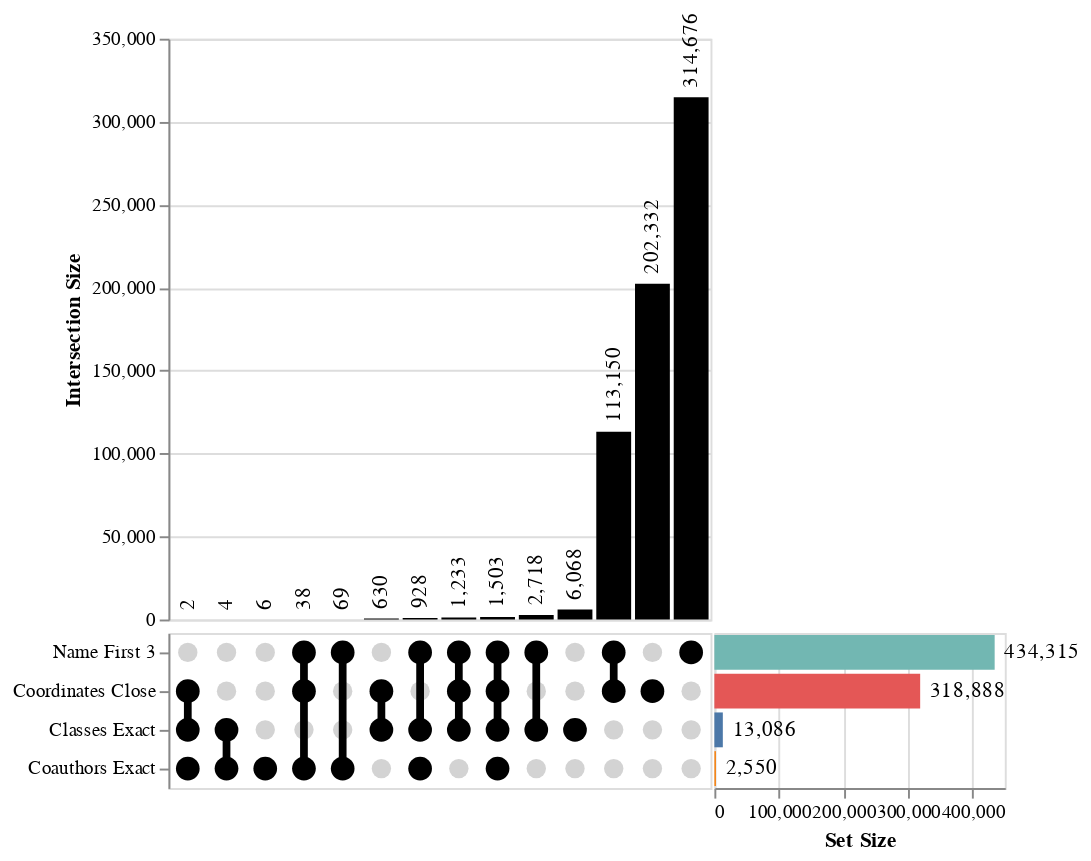

Notebook source saved alongside this figure:
### Markdown cell above
We can also inspect which blocking rules were most to blame for the generated
pairs. If some rules generate a huge amount of comparisons, it might be worth
trying to make them more restrictive so we get better performance. Or, if some
blocking rules aren't generating any comparisons, that might be an indication
that we have a bug in there somewhere.

### Code cell
from mismo.block import upset_plot  # noqa: E402

upset_plot(blocked)

### Figure 1 — Vega-Lite specification as saved in the notebook (floating-point values rounded to 4 significant figures)
{"config": {"view": {"continuousWidth": 300, "continuousHeight": 300}}, "vconcat": [{"layer": [{"mark": {"type": "bar", "color": "black"}, "encoding": {"x": {"axis": null, "field": "intersection_id", "sort": {"field": "intersection_size"}, "type": "ordinal"}, "y": {"field": "intersection_size", "title": "Intersection Size", "type": "quantitative"}}, "transform": [{"filter": "(datum.set === 'Name First 3')"}]}, {"mark": {"type": "text", "align": "left", "angle": 270, "dx": 5}, "encoding": {"text": {"field": "intersection_size", "format": ",", "type": "quantitative"}, "x": {"axis": null, "field": "intersection_id", "sort": {"field": "intersection_size"}, "type": "ordinal"}, "y": {"field": "intersection_size", "title": "Intersection Size", "type": "quantitative"}}, "transform": [{"filter": "(datum.set === 'Name First 3')"}]}]}, {"hconcat": [{"layer": [{"mark": {"type": "circle", "color": "lightgray", "opacity": 1, "size": 100}, "encoding": {"x": {"axis": null, "field": "intersection_id", "sort": {"field": "intersection_size"}, "type": "ordinal"}, "y": {"axis": {"title": ""}, "field": "set", "sort": ["Name First 3", "Coordinates Close", "Classes Exact", "Coauthors Exact"], "type": "ordinal"}}}, {"mark": {"type": "bar", "color": "black", "size": 4}, "encoding": {"x": {"axis": null, "field": "intersection_id", "sort": {"field": "intersection_size"}, "type": "ordinal"}, "y": {"aggregate": {"argmin": "set_order"}, "field": "set", "scale": {"domain": ["Name First 3", "Coordinates Close", "Classes Exact", "Coauthors Exact"]}, "type": "ordinal"}, "y2": {"aggregate": {"argmax": "set_order"}, "field": "set"}}, "transform": [{"filter": "datum.is_intersect"}]}, {"mark": {"type": "circle", "color": "black", "opacity": 1, "size": 150}, "encoding": {"x": {"axis": null, "field": "intersection_id", "sort": {"field": "intersection_size"}, "type": "ordinal"}, "y": {"axis": {"title": ""}, "field": "set", "sort": ["Name First 3", "Coordinates Close", "Classes Exact", "Coauthors Exact"], "type": "ordinal"}}, "transform": [{"filter": "datum.is_intersect"}]}]}, {"layer": [{"mark": {"type": "bar"}, "encoding": {"color": {"field": "set", "legend": null, "type": "nominal"}, "x": {"aggregate": "sum", "field": "intersection_size", "title": "Set Size", "type": "quantitative"}, "y": {"axis": null, "field": "set", "sort": ["Name First 3", "Coordinates Close", "Classes Exact", "Coauthors Exact"], "type": "ordinal"}}, "transform": [{"filter": "datum.is_intersect"}]}, {"mark": {"type": "text", "align": "left", "dx": 5}, "encoding": {"text": {"aggregate": "sum", "field": "intersection_size", "format": ",", "type": "quantitative"}, "x": {"aggregate": "sum", "field": "intersection_size", "title": "Set Size", "type": "quantitative"}, "y": {"axis": null, "field": "set", "sort": ["Name First 3", "Coordinates Close", "Classes Exact", "Coauthors Exact"], "type": "ordinal"}}, "transform": [{"filter": "datum.is_intersect"}]}], "width": 150}], "spacing": 0}], "data": {"name": "data-046c8db480083657a057f9b0aba0b0b2"}, "spacing": 0, "$schema": "https://vega.github.io/schema/vega-lite/v5.16.3.json", "datasets": {"data-046c8db480083657a057f9b0aba0b0b2": [{"intersection_id": 0, "intersection_size": 69, "intersection_degree": 2, "set": "Name First 3", "is_intersect": true, "set_order": 0}, {"intersection_id": 1, "intersection_size": 113150, "intersection_degree": 2, "set": "Name First 3", "is_intersect": true, "set_order": 0}, {"intersection_id": 2, "intersection_size": 1503, "intersection_degree": 4, "set": "Name First 3", "is_intersect": true, "set_order": 0}, {"intersection_id": 3, "intersection_size": 38, "intersection_degree": 3, "set": "Name First 3", "is_intersect": true, "set_order": 0}, {"intersection_id": 4, "intersection_size": 4, "intersection_degree": 2, "set": "Name First 3", "is_intersect": false, "set_order": 0}, {"intersection_id": 5, "intersection_size": 1233, "intersection_degree": 3, "set": "Name First 3", "is_intersect": true, "set_order": 0}, {"intersection_id": 6, "intersection_size": 928, "intersection_degree": 3, "set": "Name First 3", "is_intersect": true, "set_order": 0}, {"intersection_id": 7, "intersection_size": 6068, "intersection_degree": 1, "set": "Name First 3", "is_intersect": false, "set_order": 0}, {"intersection_id": 8, "intersection_size": 2718, "intersection_degree": 2, "set": "Name First 3", "is_intersect": true, "set_order": 0}, {"intersection_id": 9, "intersection_size": 630, "intersection_degree": 2, "set": "Name First 3", "is_intersect": false, "set_order": 0}, {"intersection_id": 10, "intersection_size": 6, "intersection_degree": 1, "set": "Name First 3", "is_intersect": false, "set_order": 0}, {"intersection_id": 11, "intersection_size": 2, "intersection_degree": 3, "set": "Name First 3", "is_intersect": false, "set_order": 0}, {"intersection_id": 12, "intersection_size": 314676, "intersection_degree": 1, "set": "Name First 3", "is_intersect": true, "set_order": 0}, {"intersection_id": 13, "intersection_size": 202332, "intersection_degree": 1, "set": "Name First 3", "is_intersect": false, "set_order": 0}, {"intersection_id": 0, "intersection_size": 69, "intersection_degree": 2, "set": "Coordinates Close", "is_intersect": false, "set_order": 1}, {"intersection_id": 1, "intersection_size": 113150, "intersection_degree": 2, "set": "Coordinates Close", "is_intersect": true, "set_order": 1}, {"intersection_id": 2, "intersection_size": 1503, "intersection_degree": 4, "set": "Coordinates Close", "is_intersect": true, "set_order": 1}, {"intersection_id": 3, "intersection_size": 38, "intersection_degree": 3, "set": "Coordinates Close", "is_intersect": true, "set_order": 1}, {"intersection_id": 4, "intersection_size": 4, "intersection_degree": 2, "set": "Coordinates Close", "is_intersect": false, "set_order": 1}, {"intersection_id": 5, "intersection_size": 1233, "intersection_degree": 3, "set": "Coordinates Close", "is_intersect": true, "set_order": 1}, {"intersection_id": 6, "intersection_size": 928, "intersection_degree": 3, "set": "Coordinates Close", "is_intersect": false, "set_order": 1}, {"intersection_id": 7, "intersection_size": 6068, "intersection_degree": 1, "set": "Coordinates Close", "is_intersect": false, "set_order": 1}, {"intersection_id": 8, "intersection_size": 2718, "intersection_degree": 2, "set": "Coordinates Close", "is_intersect": false, "set_order": 1}, {"intersection_id": 9, "intersection_size": 630, "intersection_degree": 2, "set": "Coordinates Close", "is_intersect": true, "set_order": 1}, {"intersection_id": 10, "intersection_size": 6, "intersection_degree": 1, "set": "Coordinates Close", "is_intersect": false, "set_order": 1}, {"intersection_id": 11, "intersection_size": 2, "intersection_degree": 3, "set": "Coordinates Close", "is_intersect": true, "set_order": 1}, {"intersection_id": 12, "intersection_size": 314676, "intersection_degree": 1, "set": "Coordinates Close", "is_intersect": false, "set_order": 1}, {"intersection_id": 13, "intersection_size": 202332, "intersection_degree": 1, "set": "Coordinates Close", "is_intersect": true, "set_order": 1}, {"intersection_id": 0, "intersection_size": 69, "intersection_degree": 2, "set": "Coauthors Exact", "is_intersect": true, "set_order": 2}, {"intersection_id": 1, "intersection_size": 113150, "intersection_degree": 2, "set": "Coauthors Exact", "is_intersect": false, "set_order": 2}, {"intersection_id": 2, "intersection_size": 1503, "intersection_degree": 4, "set": "Coauthors Exact", "is_intersect": true, "set_order": 2}, {"intersection_id": 3, "intersection_size": 38, "intersection_degree": 3, "set": "Coauthors Exact", "is_intersect": true, "set_order": 2}, {"intersection_id": 4, "intersection_size": 4, "intersection_degree": 2, "set": "Coauthors Exact", "is_intersect": true, "set_order": 2}, {"intersection_id": 5, "intersection_size": 1233, "intersection_degree": 3, "set": "Coauthors Exact", "is_intersect": false, "set_order": 2}, {"intersection_id": 6, "intersection_size": 928, "intersection_degree": 3, "set": "Coauthors Exact", "is_intersect": true, "set_order": 2}, {"intersection_id": 7, "intersection_size": 6068, "intersection_degree": 1, "set": "Coauthors Exact", "is_intersect": false, "set_order": 2}, {"intersection_id": 8, "intersection_size": 2718, "intersection_degree": 2, "set": "Coauthors Exact", "is_intersect": false, "set_order": 2}, {"intersection_id": 9, "intersection_size": 630, "intersection_degree": 2, "set": "Coauthors Exact", "is_intersect": false, "set_order": 2}, {"intersection_id": 10, "intersection_size": 6, "intersection_degree": 1, "set": "Coauthors Exact", "is_intersect": true, "set_order": 2}, {"intersection_id": 11, "intersection_size": 2, "intersection_degree": 3, "set": "Coauthors Exact", "is_intersect": true, "set_order": 2}, {"intersection_id": 12, "intersection_size": 314676, "intersection_degree": 1, "set": "Coauthors Exact", "is_intersect": false, "set_order": 2}, {"intersection_id": 13, "intersection_size": 202332, "intersection_degree": 1, "set": "Coauthors Exact", "is_intersect": false, "set_order": 2}, {"intersection_id": 0, "intersection_size": 69, "intersection_degree": 2, "set": "Classes Exact", "is_intersect": false, "set_order": 3}, {"intersection_id": 1, "intersection_size": 113150, "intersection_degree": 2, "set": "Classes Exact", "is_intersect": false, "set_order": 3}, {"intersection_id": 2, "intersection_size": 1503, "intersection_degree": 4, "set": "Classes Exact", "is_intersect": true, "set_order": 3}, {"intersection_id": 3, "intersection_size": 38, "intersection_degree": 3, "set": "Classes Exact", "is_intersect": false, "set_order": 3}, {"intersection_id": 4, "intersection_size": 4, "intersection_degree": 2, "set": "Classes Exact", "is_intersect": true, "set_order": 3}, {"intersection_id": 5, "intersection_size": 1233, "intersection_degree": 3, "set": "Classes Exact", "is_intersect": true, "set_order": 3}, {"intersection_id": 6, "intersection_size": 928, "intersection_degree": 3, "set": "Classes Exact", "is_intersect": true, "set_order": 3}, {"intersection_id": 7, "intersection_size": 6068, "intersection_degree": 1, "set": "Classes Exact", "is_intersect": true, "set_order": 3}, {"intersection_id": 8, "intersection_size": 2718, "intersection_degree": 2, "set": "Classes Exact", "is_intersect": true, "set_order": 3}, {"intersection_id": 9, "intersection_size": 630, "intersection_degree": 2, "set": "Classes Exact", "is_intersect": true, "set_order": 3}, {"intersection_id": 10, "intersection_size": 6, "intersection_degree": 1, "set": "Classes Exact", "is_intersect": false, "set_order": 3}, {"intersection_id": 11, "intersection_size": 2, "intersection_degree": 3, "set": "Classes Exact", "is_intersect": true, "set_order": 3}, {"intersection_id": 12, "intersection_size": 314676, "intersection_degree": 1, "set": "Classes Exact", "is_intersect": false, "set_order": 3}, {"intersection_id": 13, "intersection_size": 202332, "intersection_degree": 1, "set": "Classes Exact", "is_intersect": false, "set_order": 3}]}}
